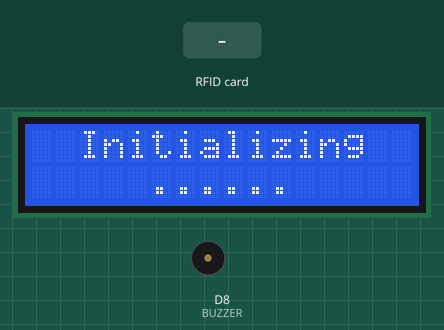
A sketch run on a simulated ESP8266 (NodeMCU). Shown: 16×2 character LCD, buzzer (waves = sounding, pin HIGH). Inputs (shaded band) come from the test bench. WiFi joins after 1.5 s; servers stay silent unless stated; what the sketch prints to the serial monitor is not drawn.

Above: at 2.6 s.
At 5.8 s:
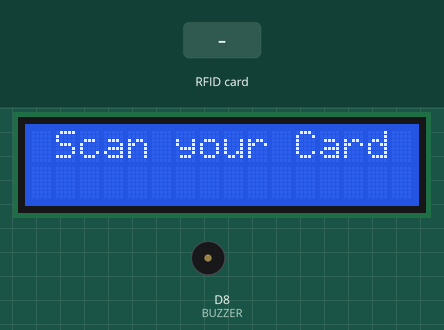
5.9 s: RFID card 5E 7A 19 C4 held to the reader
At 6.4 s:
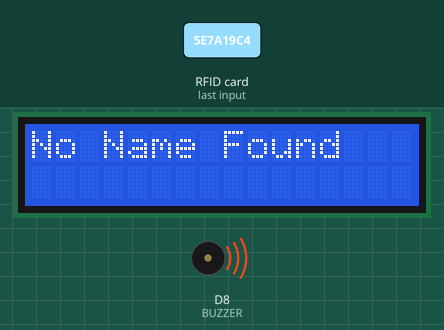
At 6.9 s:
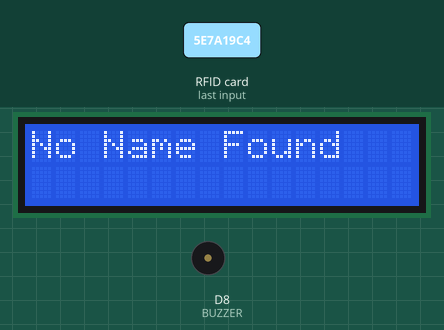
Timing chart, 0 to 8.9 s (numbered marks = the images above; inputs shaded):
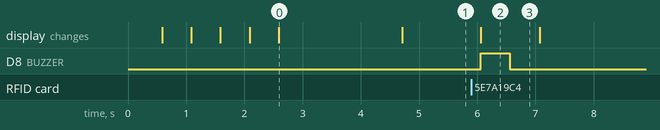

Measured:
- after the input at 5.9 s, D8 (BUZZER): LOW → HIGH after 0.16 s, → LOW 0.50 s later; the display: changes after 0.16 s (image 2)
- what the display in image 0 shows lasts 2.1 s, from 2.6 s to 4.7 s
- what the display in image 2 shows lasts 1.0 s, from 6.1 s to 7.1 s

The sketch:

Main.ino
```cpp
#include <SPI.h>
#include <MFRC522.h>
#include <Arduino.h>
#include <ESP8266WiFi.h>
#include <ESP8266HTTPClient.h>
#include <WiFiClient.h>
#include <WiFiClientSecureBearSSL.h>
#include <LiquidCrystal_I2C.h>
//-----------------------------------------
#define RST_PIN  D3
#define SS_PIN   D4
#define BUZZER   D8
//-----------------------------------------
MFRC522 mfrc522(SS_PIN, RST_PIN);
MFRC522::MIFARE_Key key;
MFRC522::StatusCode status;
//-----------------------------------------
int blockNum = 2;
byte bufferLen = 18;
byte readBlockData[18];
//-----------------------------------------
String card_holder_name;
const String sheet_url = "https://script.google.com/macros/s/AKfycby_zISYIb-S-PgGi9TFuYQub1shorSaGbjTMFZYBZealS7kHIx0JCAtP3pIJvkltpcaqg/exec?name=";
//-----------------------------------------
#define WIFI_SSID "Vivo"
#define WIFI_PASSWORD "mani12359"
//-----------------------------------------

//Initialize the LCD display
LiquidCrystal_I2C lcd(0x27, 16, 2);


/**********************************
 * setup() function
 **********************************/
void setup()
{
  //--------------------------------------------------
  Serial.begin(9600);

  lcd.begin();
  lcd.backlight();
  lcd.clear();
  lcd.setCursor(0, 0);
  lcd.print("  Initializing  ");
  for (int a = 5; a <= 10; a++) {
    lcd.setCursor(a, 1);
    lcd.print(".");
    delay(500);
  }

  //--------------------------------------------------
  //WiFi Connectivity
  Serial.println();
  Serial.print("Connecting to AP");
  WiFi.begin(WIFI_SSID, WIFI_PASSWORD);
  while (WiFi.status() != WL_CONNECTED){
    Serial.print(".");
    delay(200);
  }
  Serial.println("");
  Serial.println("WiFi connected.");
  Serial.println("IP address: ");
  Serial.println(WiFi.localIP());
  Serial.println();
  //--------------------------------------------------
  pinMode(BUZZER, OUTPUT);
  SPI.begin();
}


/**********************************
 * loop() function
 **********************************/
void loop()
{
  //--------------------------------------------------
  lcd.clear();
  lcd.setCursor(0, 0);
  lcd.print(" Scan your Card ");
  /* Initialize MFRC522 Module */
  mfrc522.PCD_Init();
  /* Look for new cards */
  if ( ! mfrc522.PICC_IsNewCardPresent()) {return;}
  if ( ! mfrc522.PICC_ReadCardSerial()) {return;}
  //--------------------------------------------------
  Serial.println();
  Serial.println(F("Reading last data from RFID..."));
  ReadDataFromBlock(blockNum, readBlockData);

  //--------------------------------------------------
  Serial.print(F("Last data in RFID:"));
  Serial.print(blockNum);
  Serial.print(F(" --> "));
  for (int j=0 ; j<16 ; j++)
  {
    Serial.write(readBlockData[j]);
  }

  card_holder_name = String((char*)readBlockData);

  //--------------------------------------------------
  // Trim the card_holder_name
  card_holder_name.trim();
  if (card_holder_name.length() == 0) {
    // Card with no name
    lcd.clear();
    lcd.setCursor(0, 0);
    lcd.print("No Name Found");
    digitalWrite(BUZZER, HIGH);
    delay(500);
    digitalWrite(BUZZER, LOW);
    delay(500);
  } else {
    // Card with name
    lcd.clear();
    lcd.setCursor(0, 0);
    lcd.print("Hey " + card_holder_name + "!");

    digitalWrite(BUZZER, HIGH);
    delay(200);
    digitalWrite(BUZZER, LOW);
    delay(200);
    digitalWrite(BUZZER, HIGH);
    delay(200);
    digitalWrite(BUZZER, LOW);

    if (WiFi.status() == WL_CONNECTED) {
      std::unique_ptr<BearSSL::WiFiClientSecure> client(new BearSSL::WiFiClientSecure);
      client->setInsecure();

      // Construct the full URL with two parameters: name and node
      String node_name = "ISRO";
      String full_url = sheet_url + "?name=" + card_holder_name + "&node=" + node_name;

      Serial.println("Sending to URL: " + full_url);

      HTTPClient https;
      Serial.print(F("[HTTPS] begin...\n"));

      if (https.begin(*client, full_url)){
        Serial.print(F("[HTTPS] GET...\n"));
        int httpCode = https.GET();

        if (httpCode > 0) {
          Serial.printf("[HTTPS] GET... code: %d\n", httpCode);
          lcd.setCursor(0, 1);
          lcd.print("Data Recorded");
          delay(2000);
        } else {
          Serial.printf("[HTTPS] GET... failed, error: %s\n", https.errorToString(httpCode).c_str());
        }

        https.end();
        delay(1000);
      } else {
        Serial.printf("[HTTPS] Unable to connect\n");
      }
    }
  }
}


/**********************************
 * ReadDataFromBlock() function
 **********************************/
void ReadDataFromBlock(int blockNum, byte readBlockData[])
{
  for (byte i = 0; i < 6; i++) {
    key.keyByte[i] = 0xFF;
  }
  status = mfrc522.PCD_Authenticate(MFRC522::PICC_CMD_MF_AUTH_KEY_A, blockNum, &key, &(mfrc522.uid));

  if (status != MFRC522::STATUS_OK){
     Serial.print("Authentication failed for Read: ");
     Serial.println(mfrc522.GetStatusCodeName(status));
     return;
  } else {
    Serial.println("Authentication success");
  }

  status = mfrc522.MIFARE_Read(blockNum, readBlockData, &bufferLen);
  if (status != MFRC522::STATUS_OK) {
    Serial.print("Reading failed: ");
    Serial.println(mfrc522.GetStatusCodeName(status));
    return;
  } else {
    Serial.println("Block was read successfully");
  }
}
```
